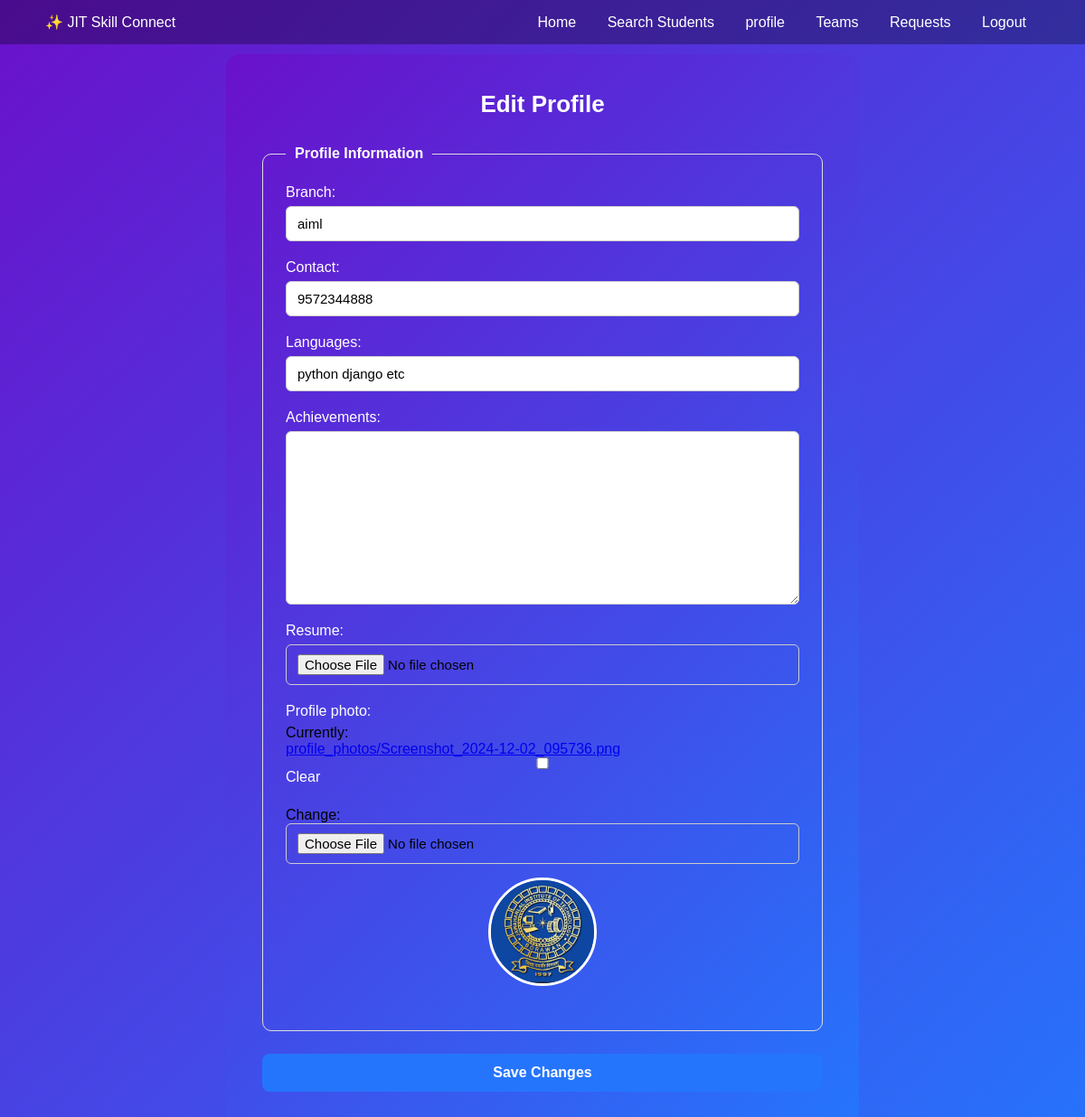
Before: /edit-profile/ (signed in) with the older database file.
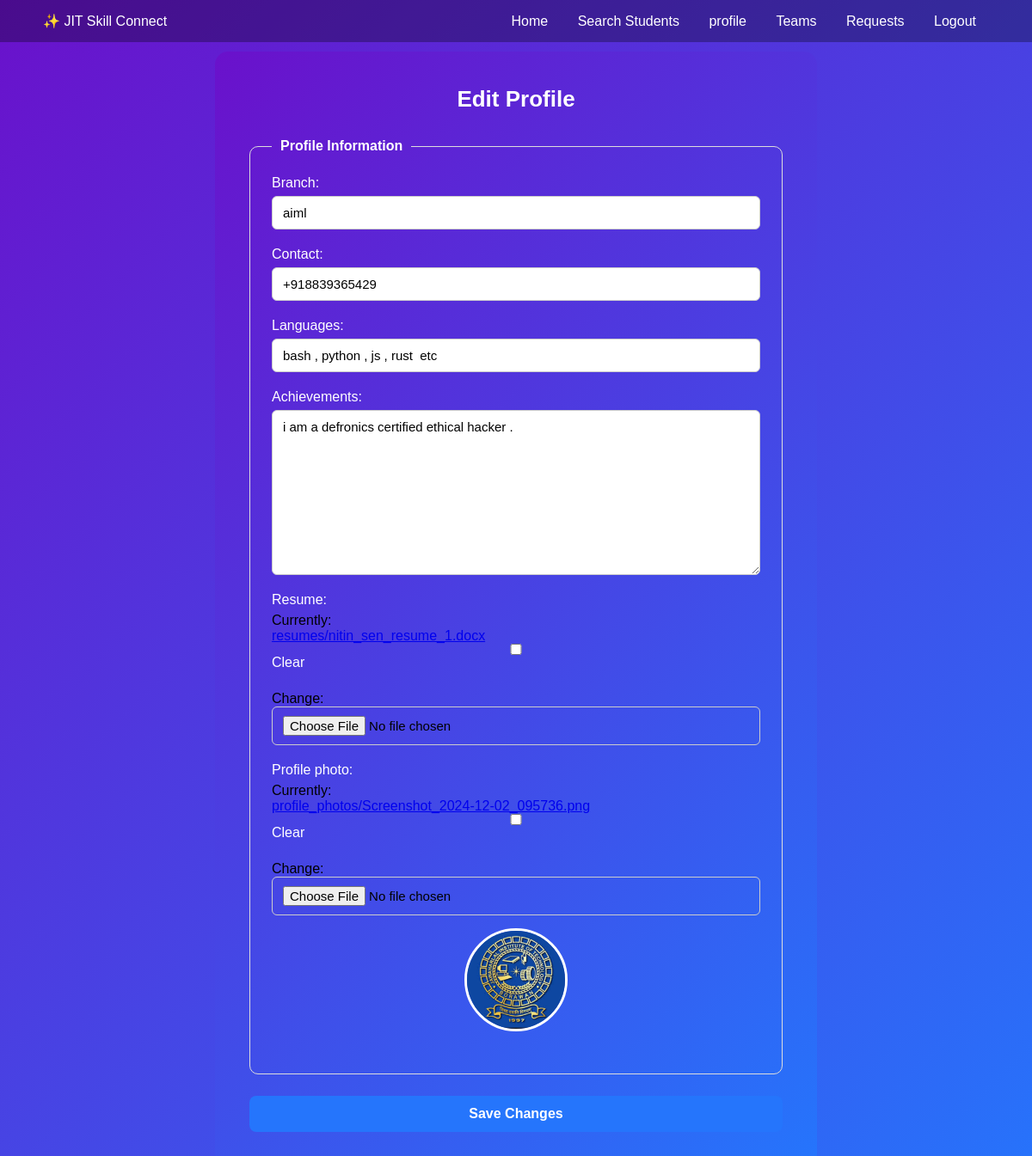
After: the same page with the newer database file.
### jit/models.py (models this page shows, shortened)
class StudentProfile(models.Model):
    user = models.OneToOneField(User, on_delete=models.CASCADE)
    branch = models.CharField(max_length=100)
    contact = models.CharField(max_length=15)
    skills = models.ManyToManyField(Skill, blank=True)
    languages = models.CharField(max_length=200, blank=True)  # e.g., Python, C++, Java
    achievements = models.TextField(blank=True)
    resume = models.FileField(upload_to='resumes/', blank=True, null=True)  # PDF resume
    profile_photo = models.ImageField(upload_to='profile_photos/', blank=True, null=True)

### jit/views.py (the view)
# urls.py: path('edit-profile/', views.edit_profile, name='edit_profile'),
@login_required
def edit_profile(request):
    profile = StudentProfile.objects.get(user=request.user)
    if request.method == 'POST':
        profile_form = StudentProfileForm(request.POST, request.FILES, instance=profile)
        if profile_form.is_valid():
            profile_form.save()
            return redirect('my_profile')
    else:
        profile_form = StudentProfileForm(instance=profile)
    return render(request, 'edit_profile.html', {'profile_form': profile_form, 'profile': profile})

### jit/forms.py
class StudentProfileForm(forms.ModelForm):
    class Meta:
        model = StudentProfile
        fields = ['branch', 'contact','languages', 'achievements', 'resume', 'profile_photo']

### jit/templates/edit_profile.html (shortened to what this page needs)
{% extends 'base.html' %}
{% load static %}
{% block content %}
<link rel="stylesheet" href="{% static 'css/edit_profile.css' %}">
<body>
<div class="edit-profile-container">
  <h2 class="page-title">Edit Profile</h2>
  <form method="POST" enctype="multipart/form-data" class="edit-profile-form">
    <fieldset class="profile-fieldset">
      <legend>Profile Information</legend>
      <div class="form-group">
        {{ profile_form.branch.label_tag }}
        {{ profile_form.branch }}
      </div>
      <div class="form-group">
        {{ profile_form.contact.label_tag }}
        {{ profile_form.contact }}
      </div>
      <div class="form-group">
        {{ profile_form.languages.label_tag }}
        {{ profile_form.languages }}
      </div>
      <div class="form-group">
        {{ profile_form.achievements.label_tag }}
        {{ profile_form.achievements }}
      </div>
      <div class="form-group">
        {{ profile_form.resume.label_tag }}
        {{ profile_form.resume }}
      </div>
      <div class="form-group">
        {{ profile_form.profile_photo.label_tag }}
        {{ profile_form.profile_photo }}
        {% if profile.profile_photo %}
          <div class="current-photo">
            <img src="{{ profile.profile_photo.url }}" alt="{{ request.user.username }}">
          </div>
        {% endif %}
      </div>
    </fieldset>
    <button type="submit" class="btn-save">Save Changes</button>
  </form>
</div>
{% endblock %}

Changed rows visible on the page:
changed StudentProfile "aiml": contact "9572344888" → "+918839365429"; languages "python django etc" → "bash , python , js , rust etc"; achievements (not shown) → "i am a defronics certified ethical hacker ."
Other visible differences:
form field resume: (not shown) → "☐"
text now shown: "Currently: resumes/nitin_sen_resume_1.docx Clear Change:"
